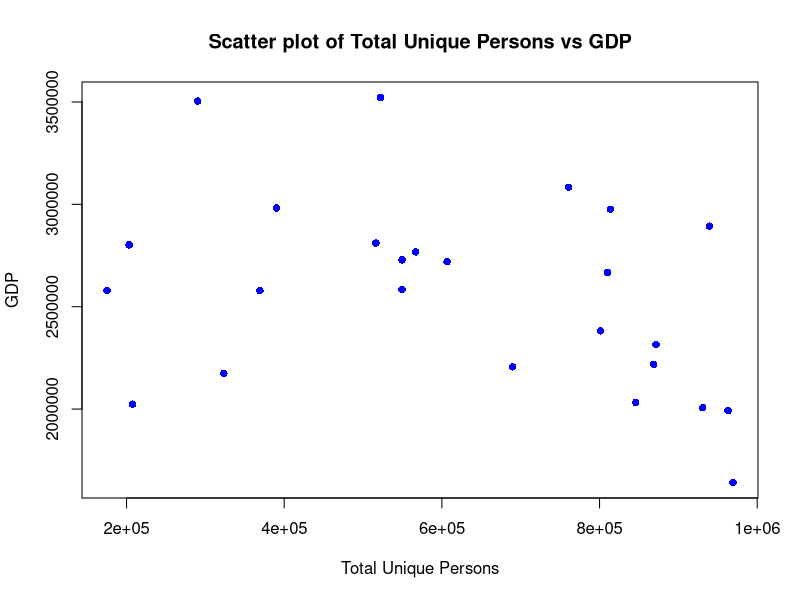
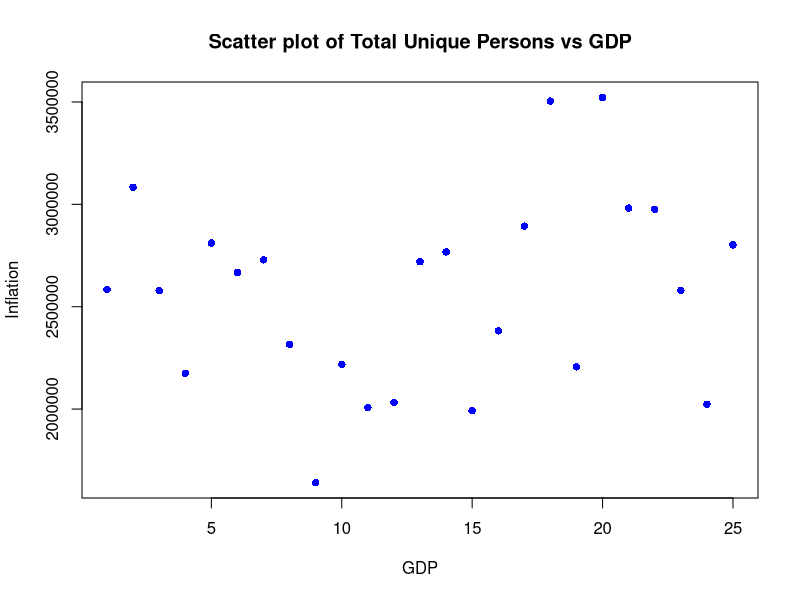

These figures' R source, in order:
#### Preamble ####
# Purpose: Simulates the data of gdp and inflation of a country
# Author: Vanshika Vanshika
# Date: 4 April 2024
# Contact: vanshika.vanshika@gmail.com
# License: MIT

#### Workspace setup ####
library(tidyverse)

#### Simulate data ####
# Set seed for reproducibility
set.seed(185)

# Number of observations
num_observations <- 25

# Simulate Total_Unique_Persons data
total_unique_persons <- sample(50000:1000000, num_observations, replace = TRUE)

# Simulate GDP data
gdp_mean <- 2500000
gdp_std <- 500000
gdp <- rnorm(num_observations, mean = gdp_mean, sd = gdp_std)

# Simulate Per_Capita data
per_capita_mean <- 50000
per_capita_std <- 10000
per_capita <- rnorm(num_observations, mean = per_capita_mean, sd = per_capita_std)

# Simulate Inflation_Rate data
inflation_rate_mean <- 2.5
inflation_rate_std <- 0.5
inflation_rate <- rnorm(num_observations, mean = inflation_rate_mean, sd = inflation_rate_std)

# Simulate Unemployment_rate data
unemployment_rate_mean <- 7
unemployment_rate_std <- 2
unemployment_rate <- rnorm(num_observations, mean = unemployment_rate_mean, sd = unemployment_rate_std)

# Simulate House_Price_Index data
house_price_index_mean <- 100
house_price_index_std <- 10
house_price_index <- rnorm(num_observations, mean = house_price_index_mean, sd = house_price_index_std)

# Simulate Exports data
exports_mean <- 500000
exports_std <- 100000
exports <- rnorm(num_observations, mean = exports_mean, sd = exports_std)

# Create a data frame to store the simulated data
simulated_data <- data.frame(
  Total_Unique_Persons = total_unique_persons,
  GDP = gdp,
  Per_Capita = per_capita,
  Inflation_Rate = inflation_rate,
  Unemployment_rate = unemployment_rate,
  House_Price_Index = house_price_index,
  Exports = exports
)

# Display the first few rows of the simulated data
head(simulated_data)

# Create a scatter plot of Total_Unique_Persons against GDP
plot(simulated_data$Total_Unique_Persons, simulated_data$GDP,
  xlab = "Total Unique Persons", ylab = "GDP",
  main = "Scatter plot of Total Unique Persons vs GDP",
  col = "blue", pch = 16
)


# Create a scatter plot of Total_Unique_Persons against GDP
plot(simulated_data$GDP, simulated_data$inflation,
  xlab = "GDP", ylab = "Inflation",
  main = "Scatter plot of Total Unique Persons vs GDP",
  col = "blue", pch = 16
)
